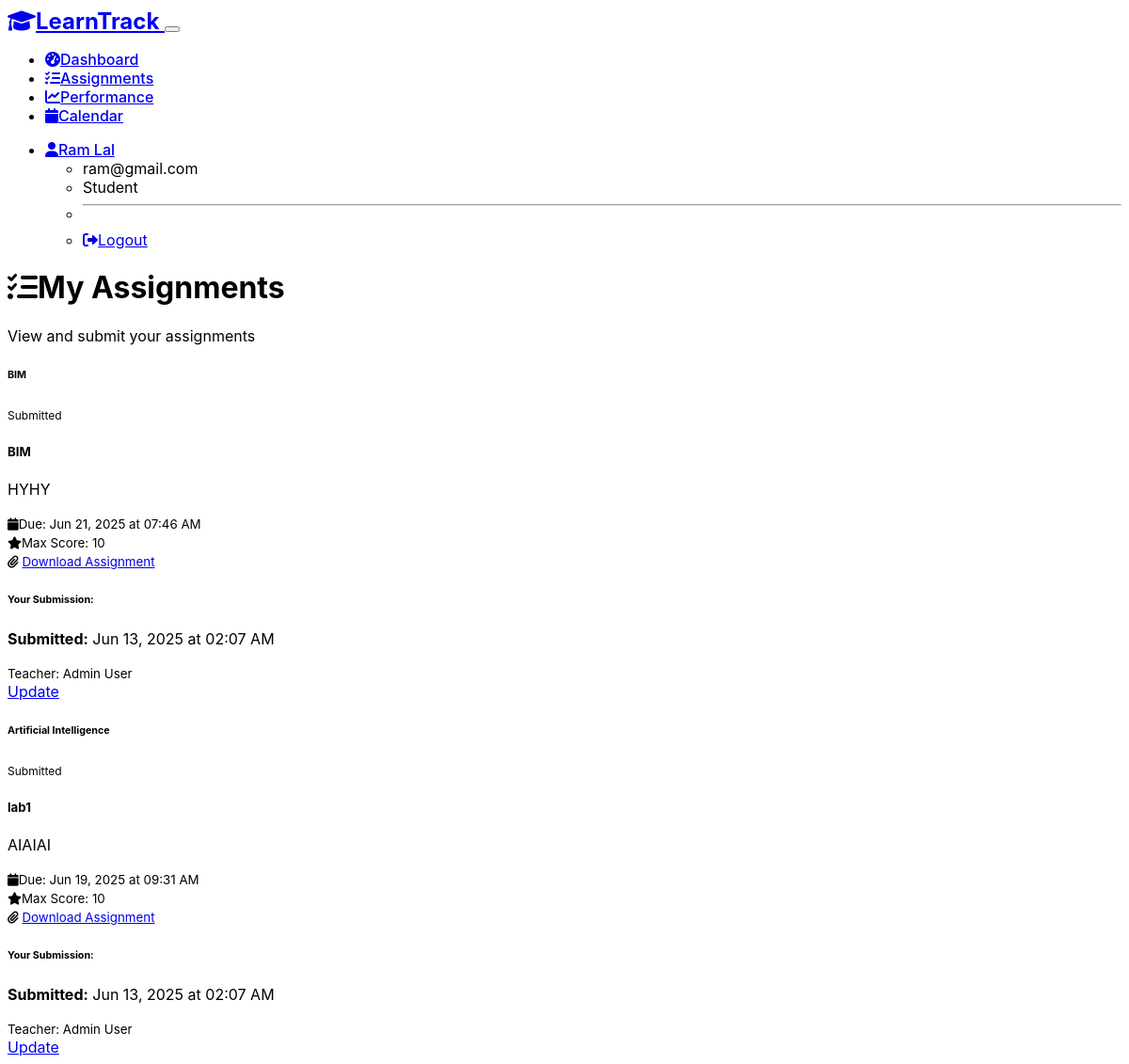
Page /student/assignments (signed in) on the committed database.
### models.py (models this page shows, shortened)
class User(UserMixin, db.Model):
    id = db.Column(db.Integer, primary_key=True)
    email = db.Column(db.String(120), unique=True, nullable=False)
    name = db.Column(db.String(100), nullable=False)
    role = db.Column(db.String(20), nullable=False)  # 'teacher' or 'student'
    password_hash = db.Column(db.String(256), nullable=False)
    created_at = db.Column(db.DateTime, default=datetime.utcnow)
    taught_classes = db.relationship('Class', backref='teacher', lazy=True, foreign_keys='Class.teacher_id')
    assignments_created = db.relationship('Assignment', backref='creator', lazy=True, foreign_keys='Assignment.teacher_id')
    submissions = db.relationship('Submission', backref='student', lazy=True, foreign_keys='Submission.student_id')
    enrollments = db.relationship('Enrollment', backref='student', lazy=True, foreign_keys='Enrollment.student_id')
    def is_teacher(self):
        return self.role == 'teacher'
    def is_student(self):
        return self.role == 'student'

class Assignment(db.Model):
    id = db.Column(db.Integer, primary_key=True)
    title = db.Column(db.String(200), nullable=False)
    description = db.Column(db.Text)
    due_date = db.Column(db.DateTime, nullable=False)
    max_score = db.Column(db.Integer, default=10)
    teacher_id = db.Column(db.Integer, db.ForeignKey('user.id'), nullable=False)
    class_id = db.Column(db.Integer, db.ForeignKey('class.id'), nullable=False)
    attachment_path = db.Column(db.String(255))  # Path to uploaded assignment file
    created_at = db.Column(db.DateTime, default=datetime.utcnow)
    submissions = db.relationship('Submission', backref='assignment', lazy=True, cascade='all, delete-orphan')
    def is_overdue(self):
        return datetime.utcnow() > self.due_date

class Class(db.Model):
    id = db.Column(db.Integer, primary_key=True)
    name = db.Column(db.String(100), nullable=False)
    description = db.Column(db.Text)
    teacher_id = db.Column(db.Integer, db.ForeignKey('user.id'), nullable=False)
    created_at = db.Column(db.DateTime, default=datetime.utcnow)
    assignments = db.relationship('Assignment', backref='class_obj', lazy=True)
    enrollments = db.relationship('Enrollment', backref='class_obj', lazy=True)

class Submission(db.Model):
    id = db.Column(db.Integer, primary_key=True)
    assignment_id = db.Column(db.Integer, db.ForeignKey('assignment.id'), nullable=False)
    student_id = db.Column(db.Integer, db.ForeignKey('user.id'), nullable=False)
    submission_text = db.Column(db.Text)
    file_path = db.Column(db.String(255))  # Path to uploaded submission file
    submitted_at = db.Column(db.DateTime, default=datetime.utcnow)
    score = db.Column(db.Integer)
    feedback = db.Column(db.Text)
    graded_at = db.Column(db.DateTime)
    graded_by = db.Column(db.Integer, db.ForeignKey('user.id'))
    __table_args__ = (db.UniqueConstraint('assignment_id', 'student_id', name='unique_submission'),)
    def is_graded(self):
        return self.score is not None
    def is_late(self):
        return self.submitted_at > self.assignment.due_date if self.assignment else False

### routes.py (the view)
@student_bp.route('/assignments')
@login_required
def assignments():
    if not current_user.is_student():
        flash('Access denied.', 'danger')
        return redirect(url_for('main.index'))
    enrollments = Enrollment.query.filter_by(student_id=current_user.id).all()
    class_ids = [e.class_id for e in enrollments]
    assignments = Assignment.query.filter(Assignment.class_id.in_(class_ids)).order_by(Assignment.due_date.desc()).all()
    submissions = {s.assignment_id: s for s in Submission.query.filter_by(student_id=current_user.id).all()}
    return render_template('student/assignments.html', assignments=assignments, submissions=submissions)

### app.py (called while the page is built)
@login_manager.user_loader
def load_user(user_id):
    from models import User
    return User.query.get(int(user_id))

### templates/student/assignments.html (shortened to what this page needs)
{% extends "base.html" %}
{% block content %}
<div class="row mb-4">
    <div class="col">
        <h1><i class="fas fa-tasks me-2"></i>My Assignments</h1>
        <p class="text-muted">View and submit your assignments</p>
    </div>
</div>
{% if assignments %}
    <div class="row">
        {% for assignment in assignments %}
        {% set submission = submissions.get(assignment.id) %}
        <div class="col-md-6 col-lg-4 mb-4">
            <div class="card h-100">
                <div class="card-header d-flex justify-content-between align-items-center">
                    <h6 class="mb-0">{{ assignment.class_obj.name }}</h6>
                    <div>
                        {% if submission %}
                            {% if submission.is_graded() %}
                                <span class="badge bg-success">Graded</span>
                            {% else %}
                                <span class="badge bg-info">Submitted</span>
                            {% endif %}
                        {% elif assignment.is_overdue() %}
                            <span class="badge bg-danger">Overdue</span>
                        {% else %}
                            <span class="badge bg-warning">Pending</span>
                        {% endif %}
                    </div>
                </div>
                <div class="card-body">
                    <h5 class="card-title">{{ assignment.title }}</h5>
                    <p class="card-text text-muted">
                        {{ assignment.description[:100] + '...' if assignment.description and assignment.description|length > 100 else assignment.description }}
                    </p>
                    <div class="mb-3">
                        <small class="text-muted">
                            <i class="fas fa-calendar me-1"></i>Due: {{ assignment.due_date.strftime('%b %d, %Y at %I:%M %p') }}
                        </small>
                    </div>
                    <div class="mb-3">
                        <small class="text-muted">
                            <i class="fas fa-star me-1"></i>Max Score: {{ assignment.max_score }}
                        </small>
                    </div>
                    {% if assignment.attachment_path %}
                    <div class="mb-3">
                        <small>
                            <i class="fas fa-paperclip me-1"></i>
                            <a href="{{ url_for('main.download_file', filename=assignment.attachment_path) }}" class="text-decoration-none">
                                Download Assignment
                            </a>
                        </small>
                    </div>
                    {% endif %}
                    {% if submission %}
                    <div class="mb-3">
                        <div class="bg-light p-3 rounded text-dark">
                            <h6>Your Submission:</h6>
                            <p class="mb-1"><strong>Submitted:</strong> {{ submission.submitted_at.strftime('%b %d, %Y at %I:%M %p') }}</p>
                        </div>
                    </div>
                    {% endif %}
                </div>
                <div class="card-footer bg-transparent">
                    <div class="d-flex justify-content-between align-items-center">
                        <small class="text-muted">Teacher: {{ assignment.creator.name }}</small>
                        <div>
                            {% if submission %}
                                {% if not assignment.is_overdue() %}
                                    <a href="{{ url_for('student.submit_assignment', assignment_id=assignment.id) }}" class="btn btn-sm btn-outline-primary">
                                        Update
                                    </a>
                                {% endif %}
                            {% else %}
                                <a href="{{ url_for('student.submit_assignment', assignment_id=assignment.id) }}"
                                   class="btn btn-sm {{ 'btn-danger' if assignment.is_overdue() else 'btn-primary' }}">
                                    {{ 'Submit (Late)' if assignment.is_overdue() else 'Submit' }}
                                </a>
                            {% endif %}
                        </div>
                    </div>
                </div>
            </div>
        </div>
        {% endfor %}
    </div>
{% endif %}
{% endblock %}

### templates/base.html (shortened to what this page needs)
<!DOCTYPE html>
<html lang="en" data-bs-theme="dark">
<head>
    <link href="https://cdn.replit.com/agent/bootstrap-agent-dark-theme.min.css" rel="stylesheet">
    <link href="https://cdnjs.cloudflare.com/ajax/libs/font-awesome/6.0.0/css/all.min.css" rel="stylesheet">
    <link href='https://cdn.jsdelivr.net/npm/fullcalendar@6.1.8/index.global.min.css' rel='stylesheet'>
    <link href="{{ url_for('static', filename='css/style.css') }}" rel="stylesheet">
</head>
<body>
    <nav class="navbar navbar-expand-lg navbar-dark bg-dark">
        <div class="container">
            <a class="navbar-brand" href="{{ url_for('main.index') }}">
                <i class="fas fa-graduation-cap me-2"></i>LearnTrack
            </a>
            {% if current_user.is_authenticated %}
            <button class="navbar-toggler" type="button" data-bs-toggle="collapse" data-bs-target="#navbarNav">
            </button>
            <div class="collapse navbar-collapse" id="navbarNav">
                <ul class="navbar-nav me-auto">
                    {% if current_user.is_teacher() %}
                    <li class="nav-item">
                        <a class="nav-link" href="{{ url_for('teacher.dashboard') }}">
                            <i class="fas fa-tachometer-alt me-1"></i>Dashboard
                        </a>
                    </li>
                    <li class="nav-item">
                        <a class="nav-link" href="{{ url_for('teacher.students') }}">
                            <i class="fas fa-users me-1"></i>Students
                        </a>
                    </li>
                    <li class="nav-item">
                        <a class="nav-link" href="{{ url_for('teacher.assignments') }}">
                            <i class="fas fa-tasks me-1"></i>Assignments
                        </a>
                    </li>
                    {% else %}
                    <li class="nav-item">
                        <a class="nav-link" href="{{ url_for('student.dashboard') }}">
                            <i class="fas fa-tachometer-alt me-1"></i>Dashboard
                        </a>
                    </li>
                    <li class="nav-item">
                        <a class="nav-link" href="{{ url_for('student.assignments') }}">
                            <i class="fas fa-tasks me-1"></i>Assignments
                        </a>
                    </li>
                    <li class="nav-item">
                        <a class="nav-link" href="{{ url_for('student.performance') }}">
                            <i class="fas fa-chart-line me-1"></i>Performance
                        </a>
                    </li>
                    {% endif %}
                    <li class="nav-item">
                        <a class="nav-link" href="{{ url_for('main.calendar') }}">
                            <i class="fas fa-calendar me-1"></i>Calendar
                        </a>
                    </li>
                </ul>
                <ul class="navbar-nav">
                    <li class="nav-item dropdown">
                        <a class="nav-link dropdown-toggle" href="#" role="button" data-bs-toggle="dropdown">
                            <i class="fas fa-user me-1"></i>{{ current_user.name }}
                        </a>
                        <ul class="dropdown-menu">
                            <li><span class="dropdown-item-text">{{ current_user.email }}</span></li>
                            <li><span class="dropdown-item-text text-muted">{{ current_user.role.title() }}</span></li>
                            <li><hr class="dropdown-divider"></li>
                            <li><a class="dropdown-item" href="{{ url_for('auth.logout') }}">
                                <i class="fas fa-sign-out-alt me-1"></i>Logout
                            </a></li>
                        </ul>
                    </li>
                </ul>
            </div>
            {% endif %}
        </div>
    </nav>
    <main class="container my-4">
        {% block content %}{% endblock %}
    </main>
</body>
</html>

### static/css/style.css (style rules this page uses)
body { font-family: -apple-system, BlinkMacSystemFont, 'Segoe UI', Roboto, sans-serif; }
.card { transition: transform 0.2s ease-in-out, box-shadow 0.2s ease-in-out; }
.badge { font-size: 0.75em; }
.navbar-brand { font-weight: 700; font-size: 1.5rem; }
.nav-link { font-weight: 500; }

### rows in the picture
User: name "Ram Lal", email "ram@gmail.com", role "Student"
Assignment: class_obj.name "BIM", title "BIM", description "HYHY", due_date "Jun 21, 2025 at 07:46 AM", max_score "10", creator.name "Admin User"
Submission: submitted_at "Jun 13, 2025 at 02:07 AM"
Assignment: class_obj.name "Artificial Intelligence", title "lab1", description "AIAIAI", due_date "Jun 19, 2025 at 09:31 AM", max_score "10", creator.name "Admin User"
Submission: submitted_at "Jun 13, 2025 at 02:07 AM"
